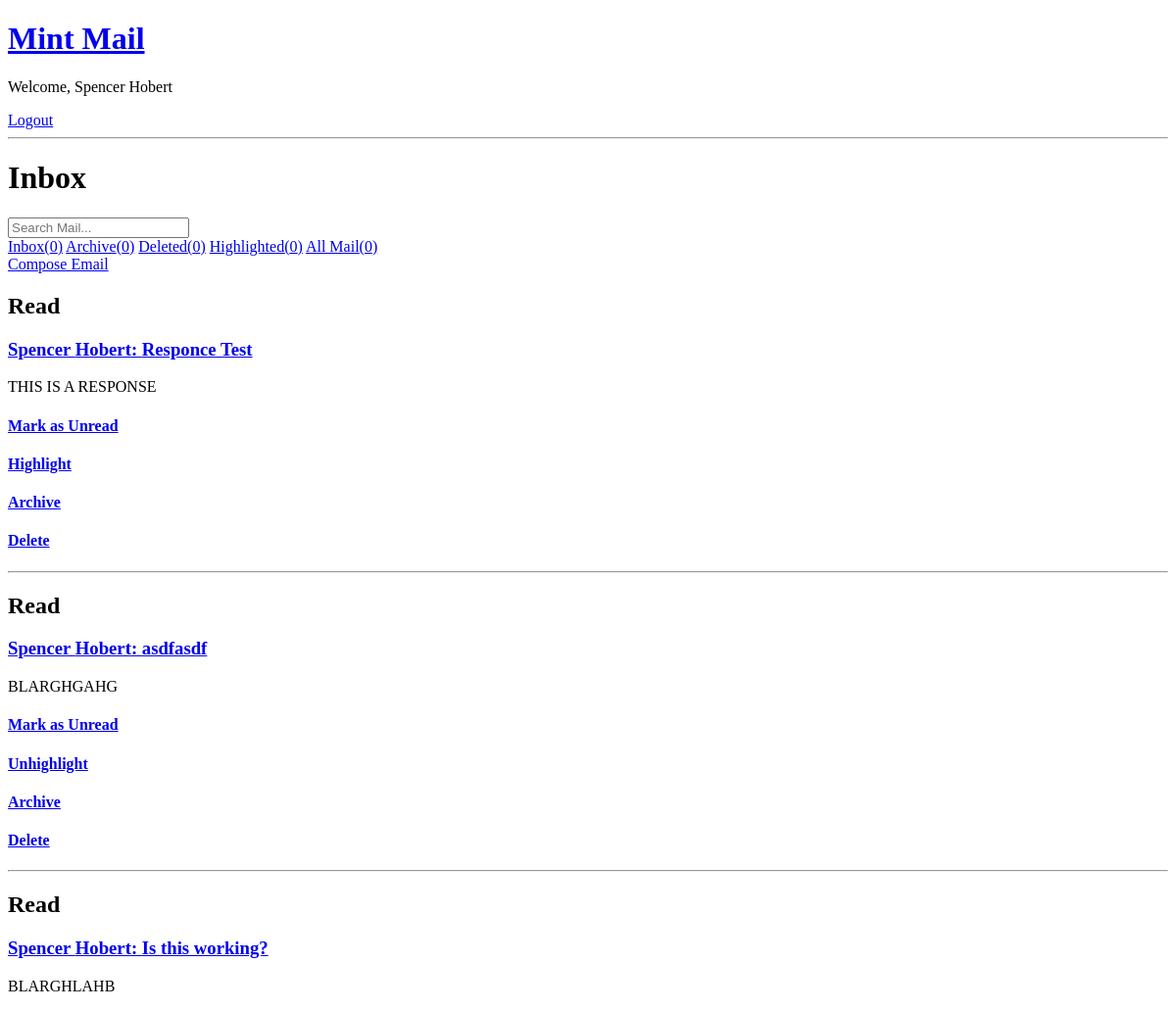
The app's page / (signed in, upper part), older data.
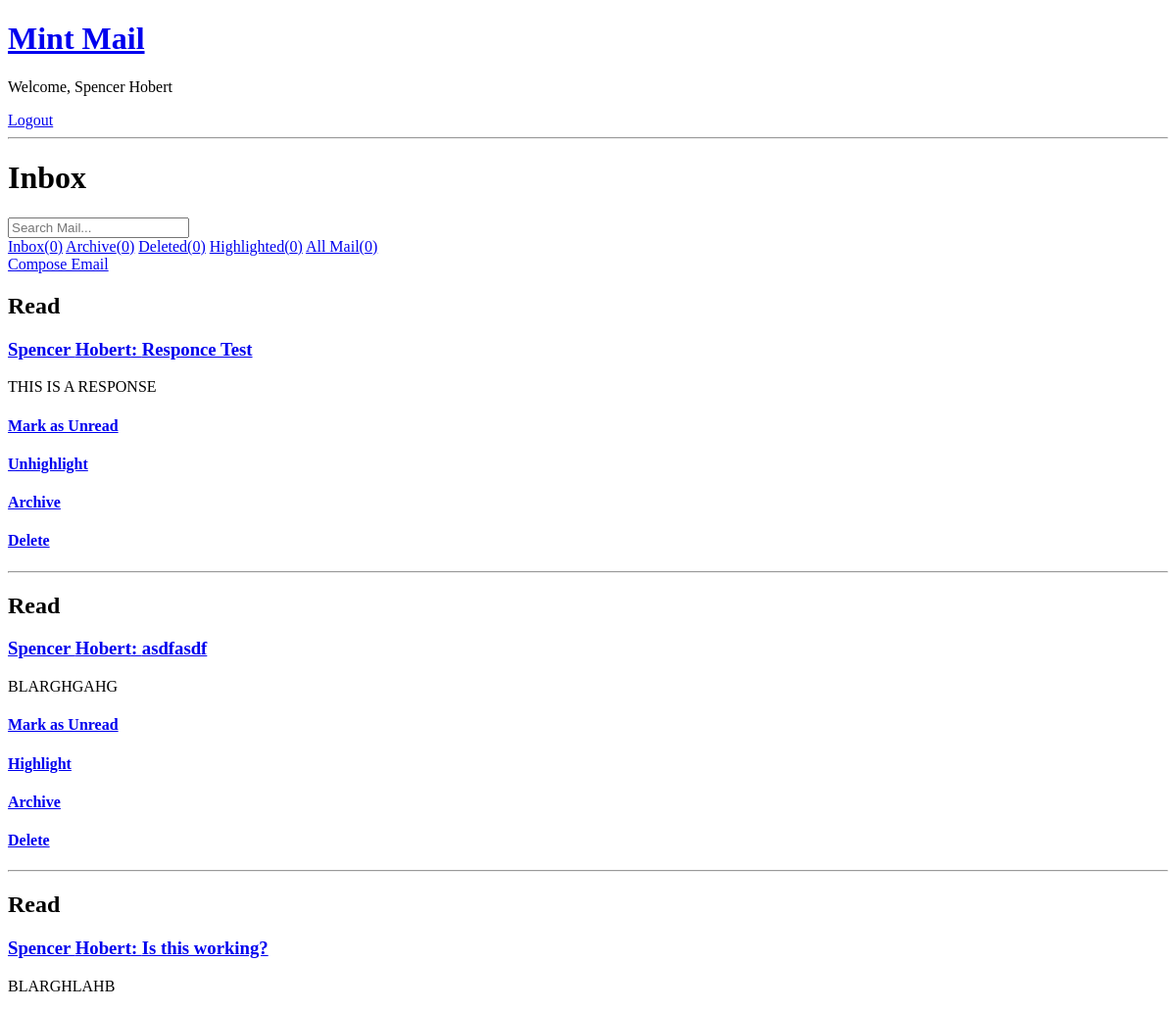
The same page, newer data.
### base/models.py (models this page shows, shortened)
class Mail(models.Model):
    sender = models.ForeignKey(User, on_delete=models.CASCADE, null=True, related_name='sender') #null=True IS TEMPORARY. CHANGE LATER.
    receiver = models.ForeignKey(User, on_delete=models.CASCADE, null=True, related_name='receiver') #null=True IS TEMPORARY. CHANGE LATER.
    currentBox = models.ForeignKey(Box, on_delete=models.CASCADE, null=True) #Which box the mail is currently in. Defaults to Inbox.
    title = models.CharField(max_length=200, blank=False) #Max length of 200 char. Cannot be blank
    previousMail = models.ForeignKey('self', on_delete=models.CASCADE, null=True, blank=True) #Field CAN be blank in forms
    content = models.TextField() #Text field cannot be blank
    sentDate = models.DateTimeField(auto_now_add=True) #Time is saved once it's first created
    isResponse = models.BooleanField(default=False) #If email is a response to another email, true
    isUnread = models.BooleanField(default=True) #If unread, true. Defaults to unread
    isSelected = models.BooleanField(default=False) #If selected, true
    inShadowRealm = models.BooleanField(default=False) #If the email has a reply, hide the old one
    class Meta:
        ordering = ['-sentDate', 'title'] #Newest emails are first

### base/views.py (the view)
# urls.py: path('', views.home, name='home'),
@login_required(login_url='login')
def home(request): #On the homescreen (inbox)
    return box(request, 'Inbox') #Go to the inbox FOR NOW. MAKE INTRO PAGE LATER.

### base/views.py (called while the page is built)
@login_required(login_url='login')
def box(request, name): #Going inside of a box
    if request.GET.get('q') != None: #Search functionality
        q = request.GET.get('q')
        mail = Mail.objects.filter(
            Q(content__icontains=q) |
            Q(title__icontains=q)
            ) #Doesn't currently support searching sender and receivers names, but will add later
    else:
        mail = Mail.objects.all() #Only grab mail that's inside that specific box
    boxes = Box.objects.all()
    box = Box.objects.get(name=name)
    context = {'boxes': boxes, 'box': box, 'mail': mail}
    return render(request, 'box.html', context)

### base/templates/base/box.html
{% extends 'main.html' %}
{% block content %}
<h1>{{ box.name }}</h1>
<form method="GET" action="{% url 'home' %}?q=">
    <input type="text" name="q" placeholder="Search Mail...">
</form>
<div>
    <div>
        {% for b in boxes %}
            <a href="{% url 'box' b.name %}">{{ b.name }}({{ b.numInside }})</a>
        {% endfor %}
    </div>
    <div>
        <a href="{% url 'sendMail' %}">Compose Email</a>
    </div>
    <div>
        {% for letter in mail %}
            {% if letter.inShadowRealm == False %}
            {% if box.name == 'All Mail' or letter.currentBox.name == box.name or box.name == 'Inbox' and letter.currentBox.name == 'Highlighted' or box.name == 'Inbox' and letter.currentBox.name == 'Inbox' %}
                {% if letter.isUnread == True %}
                    <h2>Unread</h2>
                {% else %}
                    <h2>Read</h2>
                {% endif %}
                <a href="{% url 'mail' letter.id %}"><h3>{{letter.sender.first_name}} {{letter.sender.last_name}}: {{letter.title}}</h3></a>
                <p>{{letter.content}}</p>
                <div>
                    <a href="{% url 'markUnreadOrRead' letter.id %}">
                        {% if letter.isUnread == True %}
                            <h4>Mark as Read</h4>
                        {% else %}
                            <h4>Mark as Unread</h4>
                        {% endif %}
                    </a>
                    {% if letter.currentBox.name == 'Highlighted' %}
                        <a href="{% url 'moveMailToBox' letter.id 'Inbox' %}">
                            <h4>Unhighlight</h4>
                        </a>
                    {% else %}
                        <a href="{% url 'moveMailToBox' letter.id 'Highlighted' %}">
                            <h4>Highlight</h4>
                        </a>
                    {% endif %}
                    {% if letter.currentBox.name == 'Archive' %}
                        <a href="{% url 'moveMailToBox' letter.id 'Inbox' %}">
                            <h4>Take out of Archive</h4>
                        </a>
                    {% else %}
                        <a href="{% url 'moveMailToBox' letter.id 'Archive' %}">
                            <h4>Archive</h4>
                        </a>
                    {% endif %}
                    {% if letter.currentBox.name == 'Deleted' %}
                        <a href="{% url 'moveMailToBox' letter.id 'Inbox' %}">
                            <h4>Restore</h4>
                        </a>
                    {% else %}
                        <a href="{% url 'moveMailToBox' letter.id 'Deleted' %}">
                            <h4>Delete</h4>
                        </a>
                    {% endif %}
                </div>
                <hr>
            {% endif %}
            {% endif %}
        {% endfor %}
    </div>
</div>
{% endblock content %}

Row changes from the older to the newer data that the page shows:
changed Mail "Responce Test": currentBox_id "Highlight" → "Unhighlight"
changed Mail "asdfasdf": currentBox_id "Unhighlight" → "Highlight"
